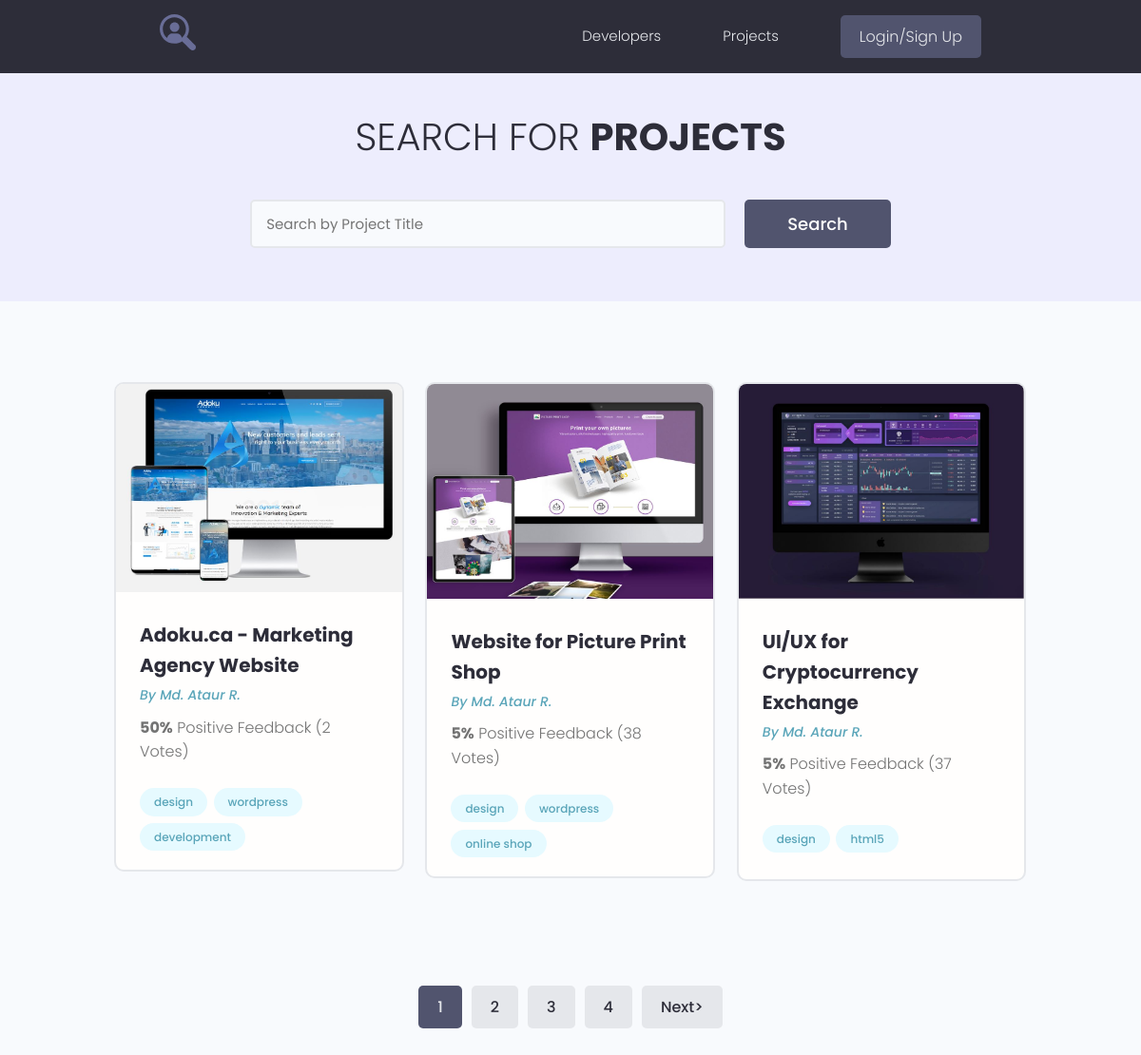
/projects/, run on the app's committed database.
### projects/models.py (models this page shows, shortened)
class Project(models.Model):
    owner = models.ForeignKey(Profile, on_delete=models.SET_NULL, blank=True, null=True)
    title = models.CharField(max_length=200)
    description = models.TextField(null=True, blank=True)
    image = models.ImageField(null=True, blank=True, upload_to="projects/%Y/%m/%d", default="default.jpg")
    demo_link = models.CharField(max_length=2000, null=True, blank=True)
    source_link = models.CharField(max_length=2000, null=True, blank=True)
    tags = models.ManyToManyField('Tag', blank=True)
    vote_total = models.IntegerField(default=0, null=True, blank=True)
    vote_ratio = models.IntegerField(default=0, null=True, blank=True)
    created = models.DateTimeField(auto_now_add=True)
    class Meta:
        ordering = ['-vote_ratio', '-vote_total', 'created']

class Tag(models.Model):
    name = models.CharField(max_length=200)
    created = models.DateTimeField(auto_now_add=True)
    def __str__(self):
        return self.name

### users/models.py (models this page shows, shortened)
class Profile(models.Model):
    user = models.OneToOneField(User, on_delete=models.CASCADE, blank=True, null=True)
    name = models.CharField(max_length=200, blank=True, null=True)
    email = models.EmailField(max_length=500, blank=True, null=True)
    username = models.CharField(max_length=200, blank=True, null=True)
    short_info = models.CharField(max_length=200, blank=True, null=True)
    bio = models.TextField(blank=True, null=True)
    profile_image = models.ImageField(upload_to='profiles/', blank=True, null=True,
                                      default='profiles/user-default.png')
    social_github = models.CharField(max_length=200, blank=True, null=True)
    social_youtube = models.CharField(max_length=200, blank=True, null=True)
    social_website = models.CharField(max_length=200, blank=True, null=True)
    created = models.DateTimeField(auto_now_add=True)

### projects/views.py (the view)
# urls.py: path('projects/', include('projects.urls')),
def projects(request):
    page = request.GET.get('page')
    results = 3
    pr = Project.objects.all()
    paginator = Paginator(pr, results)
    try:
        pr = paginator.page(page)
    except PageNotAnInteger:
        page = 1
        pr = paginator.page(page)
    except EmptyPage:
        page = paginator.num_pages
        pr = paginator.page(page)
    left_index = int(page) - 4
    if left_index < 1:
        left_index = 1
    right_index = int(page) + 5
    if right_index > paginator.num_pages:
        right_index = paginator.num_pages + 1
    custom_range = range(left_index, right_index)
    context = {'projects': pr, 'paginator': paginator, 'custom_range': custom_range}
    return render(request, 'projects/projects.html', context)

### projects/templates/projects/projects.html (shortened to what this page needs)
{% extends 'projects/base.html' %}
{% block content %}
<main class="projects">
    <section class="hero-section text-center">
        <div class="container container--narrow">
            <div class="hero-section__box">
                <h2>Search for <span>Projects</span></h2>
            </div>
            <div class="hero-section__search">
                <form class="form" action="#" method="get">
                    <div class="form__field">
                        <input class="input input--text" id="formInput#search" type="text" name="text"
                               placeholder="Search by Project Title"/>
                    </div>
                    <input class="btn btn--sub btn--lg" type="submit" value="Search"/>
                </form>
            </div>
        </div>
    </section>
    <section class="projectsList">
        <div class="container">
            <div class="grid grid--three">
                {% for project in projects %}
                <div class="column">
                    <div class="card project">
                        <a href="{% url 'project' project.id %}" class="project">
                            <img class="project__thumbnail" src="{{ project.image.url }}" alt="project thumbnail"/>
                            <div class="card__body">
                                <h3 class="project__title">{{ project.title }}</h3>
                                <p><a class="project__author" href="{% url 'user_profile' project.owner.id %}">By {{ project.owner.name }}</a></p>
                                <p class="project--rating">
                                    <span style="font-weight: bold;">{{ project.vote_ratio }}%</span> Positive
                                    Feedback ({{ project.vote_total }} Vote{{ project.vote_total | pluralize:'s' }})
                                </p>
                                <div class="project__tags">
                                    {% for tag in project.tags.all %}
                                    <span class="tag tag--pill tag--main">
                      <small>{{ tag }}</small>
                    </span>
                                    {% endfor %}
                                </div>
                            </div>
                        </a>
                    </div>
                </div>
                {% endfor %}
            </div>
        </div>
    </section>
    {% if projects.has_other_pages %}
    <div class="pagination">
        <ul class="container">
            {% for page in custom_range %}
            {% if page == projects.number %}
            <li><a href="?page={{ page }}" class="btn page-link btn--sub">{{ page }}</a></li>
            {% else %}
            <li><a href="?page={{ page }}" class="btn page-link">{{ page }}</a></li>
            {% endif %}
            {% endfor %}
            {% if projects.has_next %}
            <li><a href="?page={{ projects.next_page_number }}" class="btn page-link">Next&gt;</a></li>
            {% endif %}
        </ul>
    </div>
    {% endif %}
</main>
{% endblock %}

### projects/templates/projects/base.html (shortened to what this page needs)
<!DOCTYPE html>
{% load static %}
<html lang="en">
<head>
    <link rel="stylesheet" href="https://maxcdn.bootstrapcdn.com/font-awesome/4.5.0/css/font-awesome.min.css">
    <link rel="stylesheet" href="{% static 'uikit/styles/uikit.css' %}"/>
    <link rel="stylesheet" href="{% static 'styles/app.css' %}"/>
</head>
<body>
{% include 'projects/navbar.html' %}
{% block content %}
{% endblock %}
</body>
</html>

### projects/templates/projects/navbar.html (shortened to what this page needs)
{% load static %}
<header class="header">
    <div class="container container--narrow">
        <a href="{% url 'profiles' %}" class="header__logo">
            <img src="{% static 'images/logo.svg' %}" alt="DevSearch Logo"/>
        </a>
        <nav class="header__nav">
            <ul class="header__menu">
                <li class="header__menuItem"><a href="{% url 'profiles' %}">Developers</a></li>
                <li class="header__menuItem"><a href="{% url 'projects' %}">Projects</a></li>
                {% if request.user.is_authenticated %}
                <li class="header__menuItem"><a href="{% url 'inbox' %}">Inbox</a></li>
                <li class="header__menuItem"><a href="{% url 'account' %}">Account</a></li>
                <li class="header__menuItem"><a href="{% url 'create-project' %}">Add Project</a></li>
                <li class="header__menuItem"><a href="{% url 'logout' %}" class="btn btn--sub">Logout</a></li>
                {% else %}
                <li class="header__menuItem"><a href="{% url 'login' %}" class="btn btn--sub">Login/Sign Up</a></li>
                {% endif %}
            </ul>
        </nav>
    </div>
</header>

### projects/static/styles/app.css (style rules this page uses)
:root { --color-sub: #2d2d39; }
.btn--sub { background-color: var(--color-sub-light); }
.card { border: 2px solid var(--color-light); }
img { width: 100%; }
.header { position: sticky; z-index: 111; background-color: var(--color-sub); padding: 1.5rem 0; }
.header > .container { display: flex; justify-content: space-between; align-items: center; }
.header__logo > img { height: 3.8rem; }
.header__nav > ul { display: inline-flex; align-items: center; list-style: none; gap: 6.5rem; }
.header__menuItem > a { color: var(--color-light); font-weight: 300; }
.hero-section { height: 40vh; display: flex; align-items: center; background-color: var(--color-sub); }
.hero-section__box { margin-bottom: 4rem; }
.hero-section__box > h2, .hero-section__box > h2 > span { font-size: 4rem; color: var(--color-light); line-height: 1.3; text-transform: uppercase; }
.hero-section__box > h2 { font-weight: 300; }
.hero-section__box > h2 > span { font-weight: 700; }
.hero-section__search > .form { display: flex; align-items: center; justify-content: center; gap: 2rem; }
.hero-section__search > .form input.input--text { width: 50rem; }
.pagination { margin-top: 8rem; margin-bottom: 10rem; }
.pagination > ul { flex-wrap: wrap; list-style: none; display: flex; align-items: center; justify-content: center; gap: 1rem; }
.pagination .btn { color: var(--color-sub); }
.pagination .btn.btn--sub { color: var(--color-light); }
.project__author { font-size: 1.4rem; font-style: italic; }
.project--rating { margin-bottom: 1.6em; margin-top: .5em; }
.projects > .hero-section { background: var(--color-sub-lighter); height: 30vh; }
.projects .hero-section__box { margin-bottom: 2.5rem; }
.projects .hero-section__box > h2 { color: var(--color-sub); }
.projects .hero-section__box > h2 > span { font-weight: 700; color: var(--color-sub); }
.projectsList { margin-top: 8rem; }
.project__thumbnail { object-fit: cover; object-position: top center; width: 100%; }
.project__title { font-size: 2rem; font-weight: 700; color: var(--color-sub); }

### projects/static/uikit/styles/modules/_variables.css (style rules this page uses)
:root { --color-main: #5aa5b9; --color-main-light: #e6faff; --color-sub: #3f4156; --color-sub-light: #51546e; --color-sub-lighter: #ededfd; --color-text: #737373; --color-gray: #8b8b8b; --color-light: #e5e7eb; --color-light-gray: #767676; --color-bg: #f8fafd; --color-white: #fffefd; --color-white-light: #f3f3f3; --color-success: #359e64; --color-success-bg: #def8e8; --color-error: #fc4b0b; --color-error-bg: #fff2ee; --font-base: 'Poppins', arial, helvetica, 'Segoe UI', roboto, ubuntu, sans-serif; --font-monospace: 'Fira Code', 'Courier New', courier, monospace; --font-regular: 300; --font-medium: 500; --font-bold: 700; --generic-shadow: 1px 1px 5px #00000010; --generic-transition: all 0.3s ease-in-out; }

### projects/static/uikit/styles/modules/_base.css (style rules this page uses)
* { margin: 0; padding: 0; box-sizing: border-box; text-rendering: optimizeLegibility; color: inherit; font-size: inherit; }
html { font-size: 50%; }
@media only screen and (min-width: 480px) { html { font-size: 56.25%; } }
@media only screen and (min-width: 1200px) { html { font-size: 62.5%; } }
body { line-height: 1.6; font-weight: 400; font-size: 1.5rem; color: var(--color-text); background-color: var(--color-bg); min-height: 100vh; }

### projects/static/uikit/styles/modules/_typography.css (style rules this page uses)
* { font-family: var(--font-base); }
h2 { font-size: 3.6rem; font-weight: var(--font-bold); }
h3 { font-size: 3.2rem; font-weight: var(--font-medium); }
p, span, strong { font-size: 1.6rem; color: var(--color-text); font-weight: var(--font-regular); }
a { padding-bottom: 2px; text-decoration: none; display: inline-block; color: var(--color-main); font-weight: var(--font-medium); }

### projects/static/uikit/styles/modules/_utilities.css (style rules this page uses)
.container { width: 92%; max-width: 165rem; margin: 0 auto; box-sizing: border-box; }
.container--narrow { width: 92%; max-width: 120rem; }
@media screen and (min-width: 1000px) { .container { width: 90%; } }
@media screen and (min-width: 1000px) { .container--narrow { width: 85%; } }
@media screen and (min-width: 1200px) { .container { width: 80%; } }
@media screen and (min-width: 1200px) { .container--narrow { width: 72%; } }
.text-center { text-align: center; }

### projects/static/uikit/styles/modules/_card.css (style rules this page uses)
.card { border-radius: 1rem; background-color: var(--color-white); border: 1.5px solid var(--color-light); width: auto; height: auto; margin-top: 0.5rem; margin-bottom: 0.5rem; overflow: hidden; }
.card__body, .card__header { padding: 2rem 2.5rem; }

### data on the page
Project: image (picture), title "Adoku.ca - Marketing Agency Website", owner.name "Md. Ataur R.", vote_ratio "50", vote_total "2", vote_total|pluralize "s"
Tag: name "design"
Tag: name "wordpress"
Tag: name "development"
Project: image (picture), title "Website for Picture Print Shop", owner.name "Md. Ataur R.", vote_ratio "5", vote_total "38", vote_total|pluralize "s"
Tag: name "online shop"
Project: image (picture), title "UI/UX for Cryptocurrency Exchange", owner.name "Md. Ataur R.", vote_ratio "5", vote_total "37", vote_total|pluralize "s"
Tag: name "html5"

### other printed values
{{ page }} "1"
{{ page }} "2" "3" "4"
